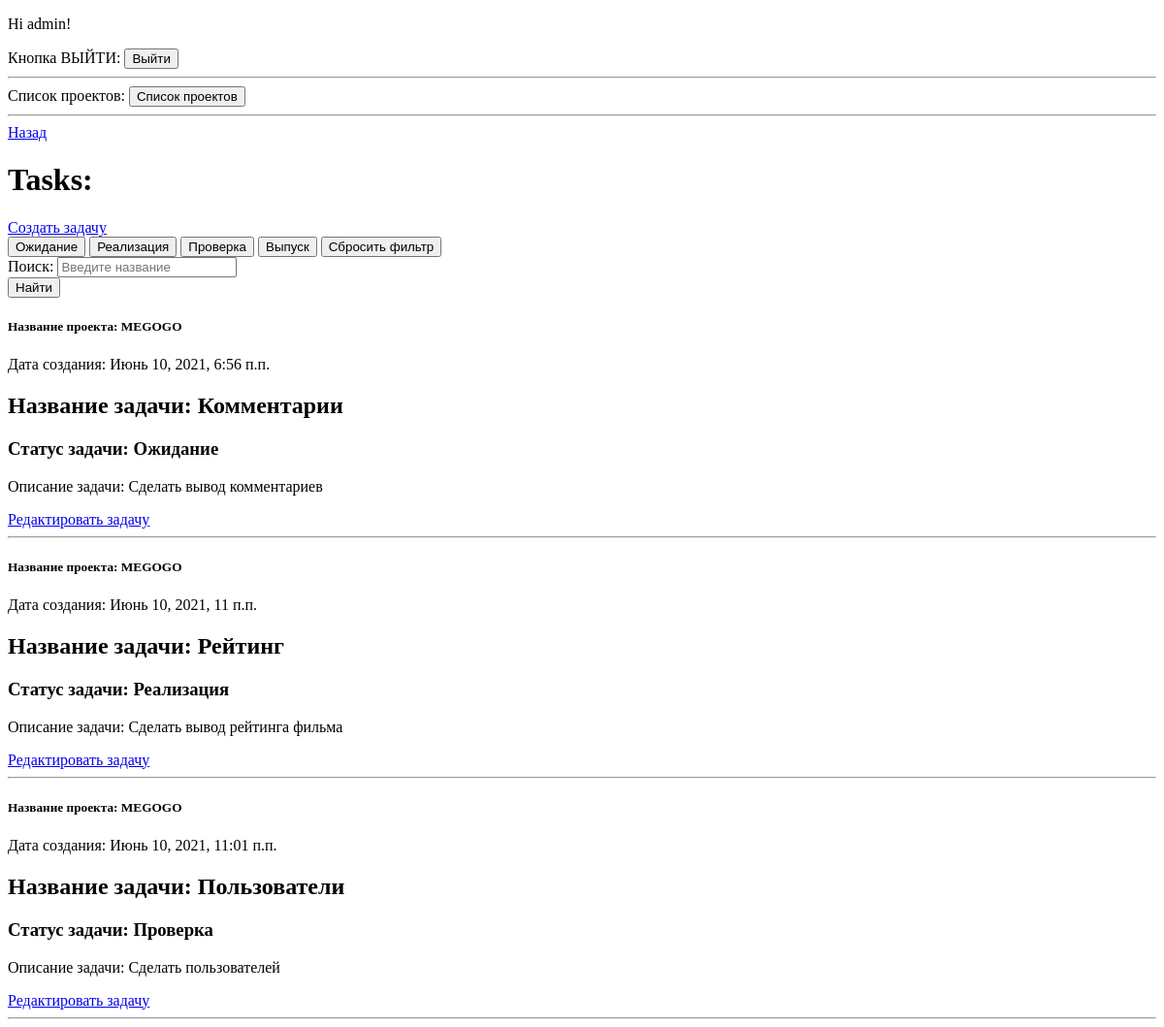
/accounts/project/1/ (signed in), run on an earlier commit of the app's database.
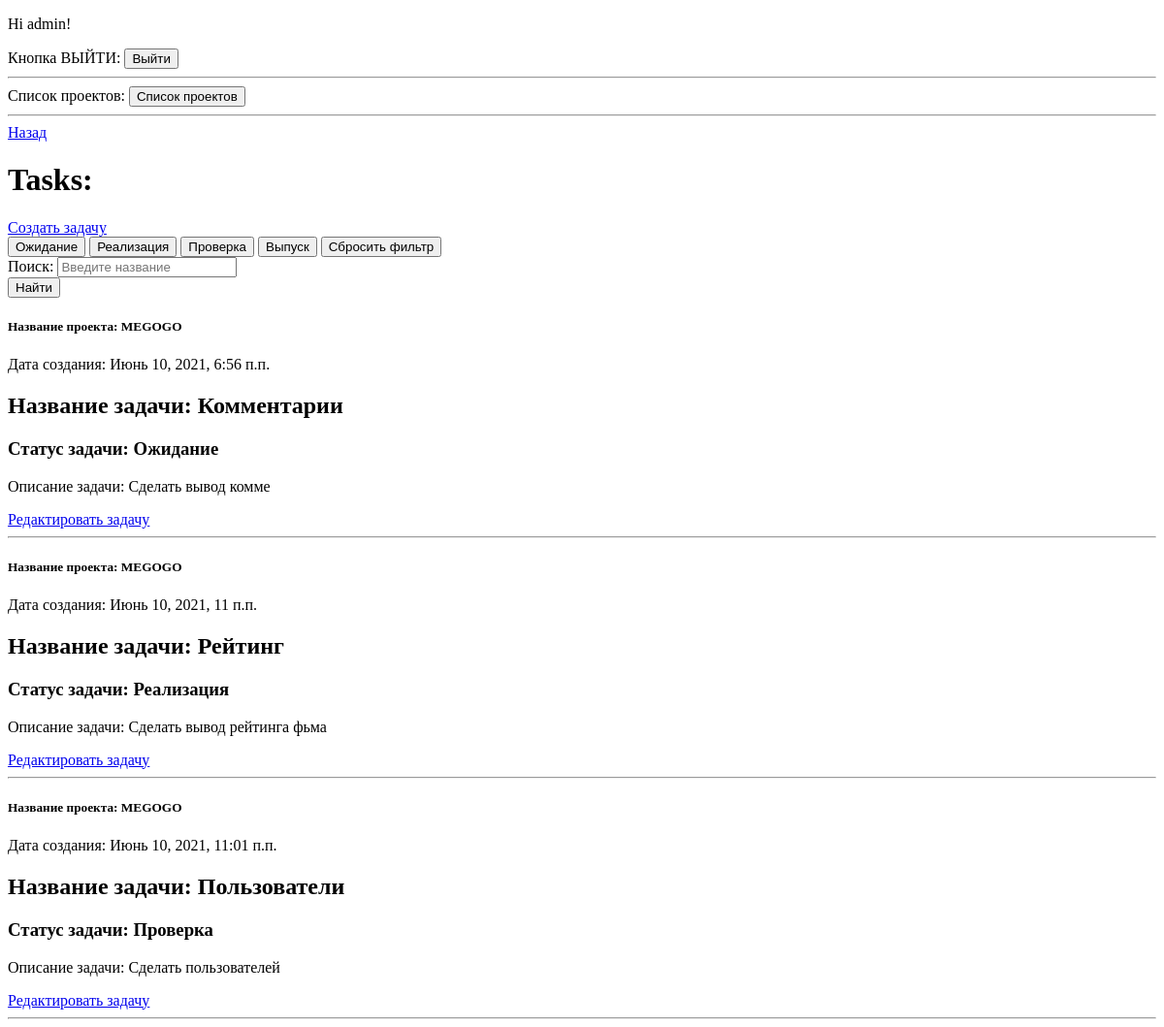
And on a later commit of the database.
### task_tracker/models.py (models this page shows, shortened)
class Task(models.Model):
    project = models.ForeignKey(Project, on_delete=models.CASCADE)
    task_name = models.CharField('Название задачи', max_length=50)
    task_text = models.CharField('описание задачи', max_length=200)
    create_date = models.DateTimeField('дата создания задачи', auto_now_add=True)
    status = models.CharField(
        'статус задачи',
        max_length=2,
        choices=Status.choices,
        default=Status.WAITING,
    )
    def __str__(self):
        return f"{self.task_name} - {Status(self.status).label}"
    def get_status_display(self):
        return Status(self.status).label
    class Meta:
        verbose_name = 'Задача'
        verbose_name_plural = 'Задачи'

class Project(models.Model):
    user = models.ForeignKey(User, on_delete=models.CASCADE)
    project_name = models.CharField('название проекта', max_length=50)
    project_text = models.CharField('описание проекта', max_length=200)
    create_date = models.DateTimeField('дата создания проекта', auto_now_add=True)
    class Meta:
        verbose_name = 'Проект'
        verbose_name_plural = 'Проекты'

### task_tracker/views.py (the view)
# urls.py: path('accounts/project/<int:project_id>/', views.project_tasks, name='project_tasks'),
def project_tasks(request, project_id):
    try:
        if request.GET.get('task_status'):
            tasks = Task.objects.filter(
                project=project_id, status=request.GET['task_status'])
        elif request.GET.get('task_name'):
            tasks = Task.objects.filter(
                project=project_id, task_name=request.GET['task_name'])
        else:
            tasks = Task.objects.filter(project=project_id)
            print(tasks)
    except:
        raise Http404('Задачи не найдены')
    return render(request, 'task_tracker/project_tasks.html', context={'project': tasks, 'project_id': project_id})

### templates/task_tracker/project_tasks.html
{% extends 'base.html' %}
{% block content %}
    <a href="{% url 'task_tracker:account' user.id %}" class="btn btn-light">Назад</a>
    <h1 class="mb-5">Tasks:</h1>
    {% if user.is_authenticated %}
        <a href="{% url 'task_tracker:create_task' project_id %}" class="btn btn-light">Создать задачу</a><br>
        <form action="{% url 'task_tracker:project_tasks' project_id%}" method="GET">
            <button type="submit" value="WT"
                    name="task_status">Ожидание</button>
            <button type="submit" value="IM"
                    name="task_status">Реализация</button>
            <button type="submit" value="TE"
                    name="task_status">Проверка</button>
            <button type="submit" value="RE"
                    name="task_status">Выпуск</button>
            <button type="submit" value=""
                    name="task_status">Сбросить фильтр</button><br>
            Поиск: <input name="task_name" placeholder="Введите название"><br>
            <button type="submit">Найти</button><br>
        </form>
        {% for task in project %}
        <h5 class="card-title">Название проекта: {{ task.project.project_name }}</h5>
        <div class="card">
            <div class="card-header">
                Дата создания: {{ task.create_date }}
            </div>
            <div class="card-body">
                <h2 class="card-title">Название задачи: {{ task.task_name }}</h2>
                <h3 class="card-title">Статус задачи: {{ task.get_status_display }}</h3>
                <p class="card-text">Описание задачи: {{ task.task_text|truncatewords:15 }}</p>
            </div>
            <a href="{% url 'task_tracker:edit_task' project_id task.id %}" class="btn btn-light">Редактировать задачу</a>
        </div>
        <hr>
        {% endfor %}
    {% else %}
        <p>You are not logged in.</p>
    {% endif %}
{% endblock content %}

What changed in the data, as far as the page shows it:
changed Task "Комментарии": task_text "Сделать вывод комментариев" → "Сделать вывод комме"
changed Task "Рейтинг": task_text "Сделать вывод рейтинга фильма" → "Сделать вывод рейтинга фьма"
